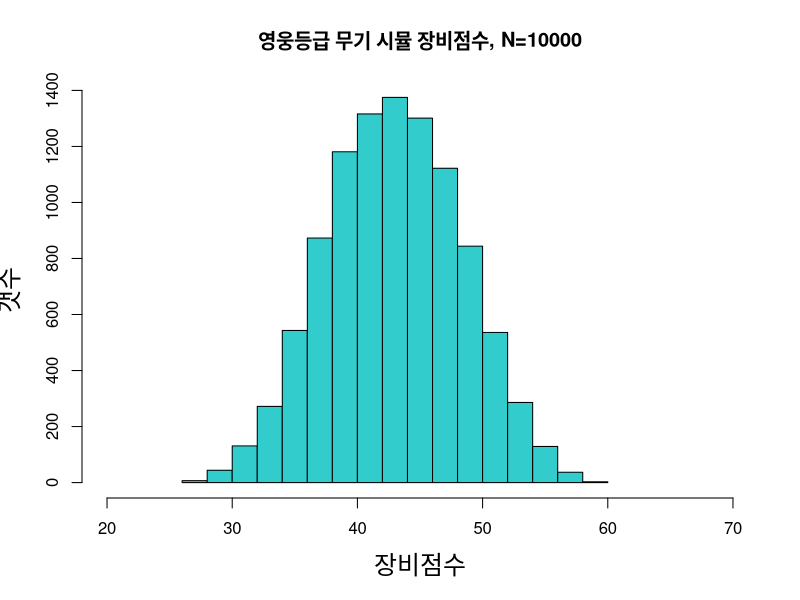
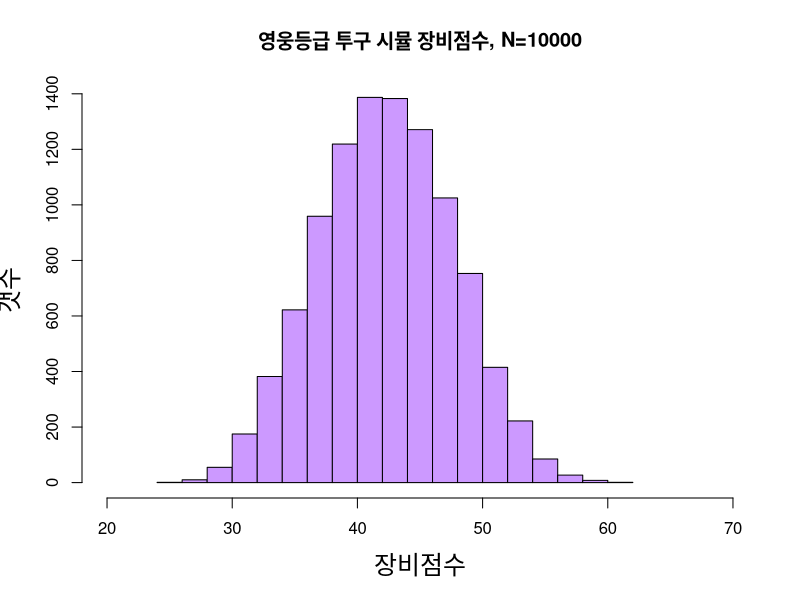

These figures' R source, in order: (Note: a time limit stopped this script after it produced the figures.)

#Epic Seven Epic Gear Score Simulation Study / 영웅템 기준 장비점수 구하기


#--------------------note to self-------------
#1. 장비를 만든다
#2. 장비만든 기본스탯 저장, 기본 총합 저장
#3. 장비 강화 9강, 총합 저장
#4. 장비강화 15강, 총합 저장

#atk=4:8
#hp_p=4:8
#hp_f=147:202
#eff=4:8
#res=4:8
#crr=3:5
#crd=3:7
#spd=2:4

#깡공 110당 10%, 깡생 200에 4% (500에 10%), 깡방 30에 4.2% (71에 10%)

#-------------------------Create Data Structure / 데이터 스트럭처 구축축-------------------------------------

creategear=function(removed){ #takes indexes of what are kept / 아래의 부옵 중 킵하는걸 가져옴
  #base option names / 기본옵 이름
  gstats_all=c('atk_f','atk_p','critr','critd','speed','hea_p','hea_f','effec','resis', 'def_p', 'def_f') #11 options total
  gstats=gstats_all[removed]
  
  #names for +9 / 9강 이름
  gstats_nine=NULL
  for(i in 1:(length(gstats))){
    gstats_nine[i]=paste(gstats[i],'_nine', sep='')
  }

  #names for +15 / 15강 이름 
  gstats_full=NULL
  for(i in 1:(length(gstats))){
    gstats_full[i]=paste(gstats[i],'_full', sep='')
  }

  # # of rolls / 횟수 변수 생성
  rolls=NULL
  for(i in 1:(length(gstats))){
    rolls[i]=paste(gstats[i],'_roll', sep='')
  }
  #장비점수 변수
  scores=c('score_base', 'score_off_base', 'score_dta_base', 'score_def_base', 'score_uti_base', 
           'score_nine', 'score_off_nine', 'score_dta_nine', 'score_def_nine', 'score_uti_nine', 
           'score_full', 'score_off_full', 'score_dta_full', 'score_def_full', 'score_uti_full')
  allstats=c(gstats, gstats_nine, gstats_full, rolls, scores)
  
  gdata=data.frame(matrix(ncol=length(allstats), nrow=0))
  colnames(gdata)=allstats
  return(gdata)
}

#-----------------------Calculate gear score/장비점수계산-----------------------------------
gearscore=function(gear, numops){ #takes whole dataset and number of options / 전체 데이터셋, 총 부옵갯수
  for(i in 1:nrow(gear)){
    startindex=1
    endindex=numops
    scorestart=numops*4+1
    scoreend=numops*4+5
    for(p in 1:3){ #Repeats 3 times: base, +9, +15/기본장비, 9강, 15강 3번반복
      sum_all=0
      sum_off=0
      sum_def=0
      sum_uti=0
      sum_dta=0
      for(j in startindex:endindex){
        score=gear[i,j]
        opname=substr(names(gear)[j],1,5)
        score=ifelse(opname=='speed',score*2,score) #speed score is doubled / 속도는 2배
        score=ifelse(opname=='critr',score*1.5,score) #crit rate score is 1.5 / 치확은 1.5배
        #cat('score to add is ', score,'\n') #print check
        if(opname=='speed'||opname=='atk_p'||opname=='atk_f'||opname=='critr'||opname=='critd'){
          sum_off=sum_off+score
        }
        if(opname=='speed'||opname=='hea_f'||opname=='hea_p'||opname=='def_p'||opname=='def_f'||opname=='resis'){
          sum_def=sum_def+score
        }
        if(opname=='speed'||opname=='hea_f'||opname=='hea_p'||opname=='def_p'||opname=='def_f'||opname=='effec'){
          sum_uti=sum_uti+score
        }
        if(opname=='speed'||opname=='atk_p'||opname=='atk_f'||opname=='critr'||opname=='critd'||
           opname=='hea_f'||opname=='hea_p'||opname=='def_p'||opname=='def_f'){
          sum_dta=sum_dta+score
        }
        sum_all=sum_all+score
      }
      scores_combined=c(sum_all, sum_off, sum_dta, sum_def, sum_uti)
      #print(scores_combined) #check
      gear[i, scorestart:scoreend]=scores_combined
      startindex=startindex+numops
      endindex=endindex+numops
      scorestart=scorestart+5
      scoreend=scoreend+5
    }
    
  }
  return(gear)
}


#-----------------------Value Up/처음 지정, 강화-------------------------------
valup=function(a){ #takes string value, returns number / 부옵이름을 가져오고 수치를 반환
  val=NULL
  if(a=='atk_p'||a=='hea_p'||a=='effec'||a=='resis'||a=='def_p'){
    val=sample(4:8, 1)
  }
  else if(a=='speed'){
    val=sample(2:4,1)
  }
  else if(a=='critr'){
    val=sample(3:5,1)
  }
  else if(a=='critd'){
    val=sample(3:7,1)
  }
  else if(a=='atk_f'){
    val=sample(30:47,1)/11 #11당 1%
  } 
  else if(a=='def_f'){
    val=sample(25:34,1)/7.1 #7.1당 1%
  }
  else if(a=='hea_f'){
    val=sample(147:202,1)/50 #50당 1%
  }
  #cat('value is', val, '\n') #checkup
  return(val)
}

#-------------------------Sample Gears----------------------------
samplegears=function(gears, numops){ #takes in gear dataset and # of options / 데이터셋과 부옵 수를 가져옴
  gnames=names(gears) #gear dataset의 이름만 기억

  for(i in 1:10000){ #repeats 10000 times / 10000번 반복
    ops=sample(1:numops, 4, replace=F) #Chooses 4 options/옵션으로 들어갈 4개를 고름
    gear=rep(0, (numops*4+15))
    #-------------------------------------Create/제작----------------------
    for(j in 1:3){ #only 3 goes in at first/처음에 3개만 들어감
      #cat('in forloop:', gnames[ops[j]], ', element:', ops[j], ' ') #checkup
      inival=valup(gnames[ops[j]])
      gear[ops[j]]=inival
    }
    gear[(numops+1):(numops*2)]=gear[1:numops]
    #cat(gear) #checkup

    #-------------------------------------9강-----------------------------
    rolls_nine=sample(ops[-4], 3, replace=T) #chooses 3 options to enhance except 4th op/4번째 옵션 외 3개 강화할거 고름
    #print(rolls_nine)
    for(p in 1:3){
      enhval=valup(gnames[rolls_nine[p]])
      gear[rolls_nine[p]+numops]=gear[rolls_nine[p]+numops]+enhval
      #cat(p,'번째 강화, 'gear[rolls_nine[p]+numops],'+',enhval,'해서') #checkup
      gear[rolls_nine[p]+(numops*3)]=gear[rolls_nine[p]+(numops*3)]+1
    }
    gear[(numops*2+1):(numops*3)]=gear[(numops+1):(numops*2)]

    #-----------------------------------12강-----------------------------
    gear[ops[4]+(numops*2)]=valup(gnames[ops[4]])
    #cat(gnames[ops[4]],'가 추가됨\n') #checkup
    #-----------------------------------15강---------------------------
    roll_full=sample(ops,1)
    enhval2=valup(gnames[roll_full])
    gear[roll_full+(numops*2)]=gear[roll_full+numops]+enhval2
    gear[roll_full+(numops*3)]=gear[roll_full+(numops*3)]+1
    #----------------------------------Adding Gear/장비추가-------------------------
    gears[nrow(gears)+1,]=gear
  }
  return(gears)
}

#--------------------------MAIN PROCESS / 실험실행-----------------------------------
set.seed(123)
weap=creategear(c(-1, -10, -11)) #Weap:-AtkFlat, DefFlat, DefRate / 무기: -깡공, 깡방, 방퍼
dim(weap) #8 possibilities, 32+15
weapons=samplegears(weap, 8)
weapons=gearscore(weapons, 8)

#weapons[,1:8] #list first 8 (base) values
#sum(weapons[,6]>0) #깡생 42개
#sum((weapons[,4]>0 & weapons[,5]>0)) #생퍼 속도있는게 13개개
#weapons[,1:16] #15강 
#weapons[,25:32] #강화횟수
#weapons[33:35]
mean(weapons$score_full)
max(weapons$score_full)
sum(weapons$score_full>55) #장비점수 55점 이상이 84개
#length(which(weapons$score_full>55)) #same result
bitik=which(weapons$score_full>55)
sum(weapons$score_off_full>55) #공갓템 2개
sum(weapons$score_def_full>50) #방어갓템 12개개
which(weapons$score_def_full>55)
sum(weapons$score_uti_full>55) #유틸0개
sum(weapons$score_dta_full>55) #딜탱갓템 11개

max(weapons$score_full)#min=26.2, max=59.5
#히스토그램
hist(weapons$score_full, xlab='장비점수', ylab='갯수', 
     main='영웅등급 무기 시뮬 장비점수, N=10000', xlim=c(20,70), col='#33CCCC', cex.lab=1.5)
#최종 장비점수 55 이상의 장비는 9강때 몇점일까?
mean(weapons[bitik,]$score_nine) #42.620
#비틱가능성템 최소컷
min(weapons[bitik,]$score_nine) #39.82
#평균 9강 점수
mean(weapons$score_nine) #33.38

#------------------------투구--------------
set.seed(333)
helm=creategear(c(-7)) #-깡생
dim(helm) #10 possibilities+15
helmets=samplegears(helm, 10)
helmets=gearscore(helmets, 10)
#결과는?
mean(helmets$score_full) #43.44
max(helmets$score_full) #61.5
sum(helmets$score_full>55) #장비점수 55점 이상이 63개
sum(helmets$score_def_full>50) #방어21개
sum(helmets$score_dta_full>55) #딜탱 14개
sum(helmets$score_uti_full>55) #유틸 1개
sum(helmets$score_off_full>50) #50점부터 11개
#히스토그램
hist(helmets$score_full, xlab='장비점수', ylab='갯수', 
     main='영웅등급 투구 시뮬 장비점수, N=10000', xlim=c(20,70), col='#CC99FF', cex.lab=1.5)
#최종 장비점수 55 이상의 장비는 9강때 몇점일까?
bitik_helm=which(helmets$score_full>55)
mean(helmets[bitik_helm,]$score_nine) #42.888
#비틱가능성템 최소컷
min(helmets[bitik_helm,]$score_nine) #39.5
#평균 9강 점수
mean(helmets$score_nine) #32.87

#평균점수의 차이는 무기와 비교했을떄 유의미할까?
test=t.test(helmets$score_full, weapons$score_full, var.equal=FALSE)
test #significant difference, t(19998)=-8.86, p<.001

#---------------------갑옷-----------------
set.seed(425)
armo=creategear(c(-1, -2, -11)) #-깡방 깡공 공퍼퍼
dim(armo) #8 possibilities+15
armors=samplegears(armo, 8)
armors=gearscore(armors, 8)
#결과는?
mean(armors$score_full) #43.19
max(armors$score_full) #60
which(armors$score_full>55) #장비점수 55점 이상이 99개
which(armors$score_def_full>55) #방어8개
which(armors$score_dta_full>55) #딜탱 10개
which(armors$score_uti_full>55) #유틸 10개
which(armors$score_off_full>45) #50점까진 0, 45점 이상이 11개개
armors[22,] #치피11 속도12 체력16 적중6
#히스토그램
hist(armors$score_full, xlab='장비점수', ylab='갯수', 
     main='영웅등급 갑옷 시뮬 장비점수, N=10000', xlim=c(20,70), col='#FF9966', cex.lab=1.5)
#최종 장비점수 55 이상의 장비는 9강때 몇점일까?
bitik_armo=which(armors$score_full>55)
mean(armors[bitik_armo,]$score_nine) #42.565
#비틱가능성템 최소컷
min(armors[bitik_armo,]$score_nine) #40
mean(armors[which(armors$score_off_full>45),]$score_nine) #공템일 경우에도 40.5
#평균 9강 점수
mean(armors$score_nine) #33.43

#평균점수의 차이는 무기와 비교했을떄 유의미할까?
test=t.test(armors$score_full, weapons$score_full, var.equal=FALSE)
test #NOT significant, t(19998)=.9649, p<.3346
